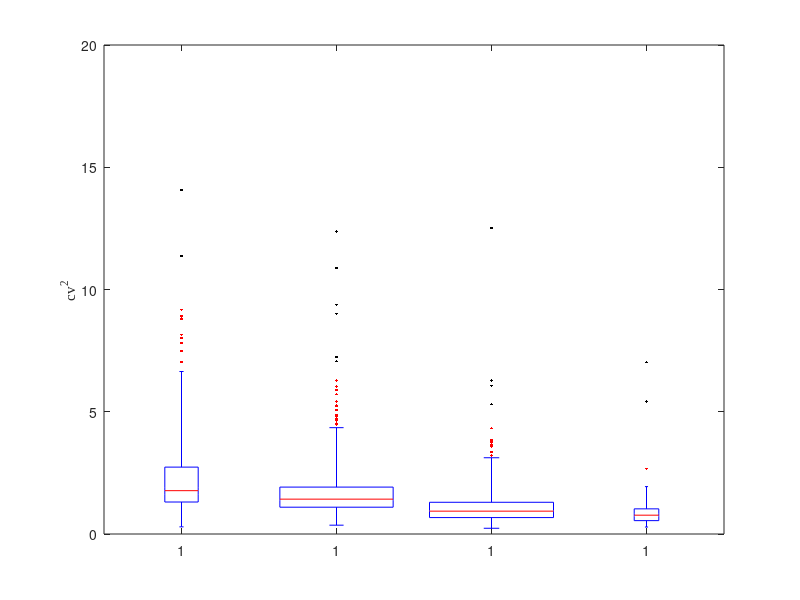

Source code (MATLAB): (Note: this script raises an error after producing the figure.)
%subplot(2,2,1)

% scatplot(all_q,log10(all_tau_off),'circles')
% result = load('all_result_mESC');
result = load('all_result');
a = result.all_q;
b = result.all_tau_off;
c = result.all_tau_on;
d = result.all_bs;
o = log10(d);
e = result.all_bf;
p = log10(e);
m = result.memory_index;
n = result.all_koff;
% 
% MEF_feature_result = load('mESC_feature_result');
MEF_feature_result = load('MEF_feature_result');
f = MEF_feature_result.data_mean;
g = MEF_feature_result.data_var;
h = MEF_feature_result.data_cv2;
i = MEF_feature_result.data_fano;
j = MEF_feature_result.data_sk;
k = MEF_feature_result.data_kt;
l = MEF_feature_result.data_bc;

% figure
% scatplot(m,i,'circles')
% xlabel('memory index')
% ylabel('mean ')

f1 = figure;
[Y1,I1] = sort(o);
[Y2,I2] = sort(p);
x1 = [];
x2 = [];
x3 = [];
x4 = [];
x5 = [];

y1 = [];
y2 = [];
y3 = [];
y4 = [];

for s = I1
    if o(s) <= 0.5
        x1(end + 1) = h(s);
    end
end

for s = I1
    if o(s) <= 1 && o(s) > 0.5
        x2(end + 1) = h(s);
    end
end

for s = I1
    if o(s) <= 1.5 && o(s) > 1
        x3(end + 1) = h(s);
    end
end

for s = I1
    if o(s) <= 2 && o(s) > 1.5
        x4(end + 1) = h(s);
    end
end

for s = I1
    if o(s) > 2
        x5(end + 1) = h(s);
    end
end


for t = I2
    if p(t) <= -1 
        y1(end + 1) = h(t);
    end
end

for t = I2
    if p(t) <= -0.5 && p(t) > -1
        y2(end + 1) = h(t);
    end
end

for t = I2
    if p(t) <= 0 && p(t) > -0.5
        y3(end + 1) = h(t);
    end
end

for t = I2
    if p(t) > 0
        y4(end + 1) = h(t);
    end
end
% 
% f1 = figure;%log10bs---cv2
% cv2 = [x1,x2,x3,x4,x5];
% mean_cv2 = [mean(x1),mean(x2),mean(x3),mean(x4),mean(x5)];
% cv2_tmp = [ones(size(x1)),2*ones(size(x2)),3*ones(size(x3)),4*ones(size(x4)),5*ones(size(x5))];
% h = boxplot(cv2,cv2_tmp,'Symbol','.','Color','k','Whisker',3); %whisker可以决定异常值显示的多少
% ylabel("cv^2","Fontname","Times New Roman");
% 
% % mycolor = ['#00837E','#4DBBD4','#00837E','#4DBBD4','#00837E'];
% % mycolor = [255,240,245;123,104,238;152,251,152;211,160,152;255,222,173] ./255;
% set(h,'LineWidth',1.5)
% mycolor = [251,202,197;185,230,249;251,202,197;185,230,249;251,202,197] ./255;%RGB颜色表
% boxobj = findobj(gca,'Tag','Box');
% % outliersobj = findobj(gca,'Tag','Outliers');
% % lineobj = findobj('gca','Tag','Median');
% 
% for i = 1:5
%     patch(get(boxobj(i),'XData'),get(boxobj(i),'YData'),mycolor(i,:),'FaceAlpha',0.5,'LineWidth',1.1);
% end
% hold on;
% set(gca,'FontSize',12,'Fontname', 'Times News Roman');
% 
% hold on;
% plot(mean_cv2(1),'bo','Marker','o','Color','k','LineWidth',1.5)
% hold on;
% plot(2*ones(size(x2)),mean_cv2(2),'bo','Marker','o','Color','k','LineWidth',1.5)
% hold on;
% plot(3*ones(size(x3)),mean_cv2(3),'bo','Marker','o','Color','k','LineWidth',1.5)
% hold on;
% plot(4*ones(size(x4)),mean_cv2(4),'bo','Marker','o','Color','k','LineWidth',1.5)
% hold on;
% plot(5*ones(size(x5)),mean_cv2(5),'bo','Marker','o','Color','k','LineWidth',1.5)
% hold on;
% 
% 
f2 = figure;%log10bf--cv2
cv2 = [y1,y2,y3,y4];
mean_cv2 = [mean(y1),mean(y2),mean(y3),mean(y4)];
cv2_tmp = [ones(size(y1)),2*ones(size(y2)),3*ones(size(y3)),4*ones(size(y4))];
h = boxplot(cv2,cv2_tmp,'Symbol','.','Color','k','Whisker',3); %whisker可以决定异常值显示的多少
ylabel("cv^2","Fontname","Times New Roman");

% mycolor = ['#00837E','#4DBBD4','#00837E','#4DBBD4','#00837E'];
% mycolor = [255,240,245;123,104,238;152,251,152;211,160,152;255,222,173] ./255;
set(h,'LineWidth',1.5)
mycolor = [251,202,197;185,230,249;251,202,197;185,230,249] ./255;%RGB颜色表
boxobj = findobj(gca,'Tag','Box');
% outliersobj = findobj(gca,'Tag','Outliers');
% lineobj = findobj('gca','Tag','Median');

for i = 1:4
    patch(get(boxobj(i),'XData'),get(boxobj(i),'YData'),mycolor(i,:),'FaceAlpha',0.5,'LineWidth',1.1);
end
hold on;
set(gca,'FontSize',12,'Fontname', 'Times News Roman');

hold on;
plot(mean_cv2(1),'bo','Marker','o','Color','k','LineWidth',1.5)
hold on;
plot(2*ones(size(y2)),mean_cv2(2),'bo','Marker','o','Color','k','LineWidth',1.5)
hold on;
plot(3*ones(size(y3)),mean_cv2(3),'bo','Marker','o','Color','k','LineWidth',1.5)
hold on;
plot(4*ones(size(y4)),mean_cv2(4),'bo','Marker','o','Color','k','LineWidth',1.5)
hold on;
set(gca,'linewidth',1.5)
set(gca,'FontWeight','bold')
set(gca,'FontSize',10);

% 
% % f1 = figure;
% % 
% % [Y1,I1] = sort(o);
% % [Y2,I2] = sort(p);
% % x1 = [];
% % x2 = [];
% % x3 = [];
% % x4 = [];
% % x5 = [];
% % 
% % y1 = [];
% % y2 = [];
% % y3 = [];
% % y4 = [];
% % 
% % for s = I1
% %     if o(s) <= 0.5
% %         x1(end + 1) = l(s);
% %     end
% % end
% % 
% % for s = I1
% %     if o(s) <= 1 && o(s) > 0.5
% %         x2(end + 1) = l(s);
% %     end
% % end
% % 
% % for s = I1
% %     if o(s) <= 1.5 && o(s) > 1
% %         x3(end + 1) = l(s);
% %     end
% % end
% % 
% % for s = I1
% %     if o(s) <= 2 && o(s) > 1.5
% %         x4(end + 1) = l(s);
% %     end
% % end
% % 
% % for s = I1
% %     if o(s) > 2
% %         x5(end + 1) = l(s);
% %     end
% % end
% % 
% % 
% % for t = I2
% %     if p(t) <= -1 
% %         y1(end + 1) = l(t);
% %     end
% % end
% % 
% % for t = I2
% %     if p(t) <= -0.5 && p(t) > -1
% %         y2(end + 1) = l(t);
% %     end
% % end
% % 
% % for t = I2
% %     if p(t) <= 0 && p(t) > -0.5
% %         y3(end + 1) = l(t);
% %     end
% % end
% % 
% % for t = I2
% %     if p(t) > 0
% %         y4(end + 1) = l(t);
% %     end
% % end
% % 
% % f1 = figure;%log10bs---bc
% % bc = [x1,x2,x3,x4,x5];
% % mean_bc = [mean(x1),mean(x2),mean(x3),mean(x4),mean(x5)];
% % bc_tmp = [ones(size(x1)),2*ones(size(x2)),3*ones(size(x3)),4*ones(size(x4)),5*ones(size(x5))];
% % h = boxplot(bc,bc_tmp,'Symbol','.','Color','k','Whisker',3); %whisker可以决定异常值显示的多少
% % ylabel("Bimodality coefficient","Fontname","Times New Roman");
% % % xlabel("The Range of bs","Fontname","Times New Roman");
% % 
% % % mycolor = ['#00837E','#4DBBD4','#00837E','#4DBBD4','#00837E'];
% % % mycolor = [255,240,245;123,104,238;152,251,152;211,160,152;255,222,173] ./255;
% % set(h,'LineWidth',1.5)
% % mycolor = [251,202,197;185,230,249;251,202,197;185,230,249;251,202,197] ./255;%RGB颜色表
% % boxobj = findobj(gca,'Tag','Box');
% % % outliersobj = findobj(gca,'Tag','Outliers');
% % % lineobj = findobj('gca','Tag','Median');
% % 
% % for i = 1:5
% %     patch(get(boxobj(i),'XData'),get(boxobj(i),'YData'),mycolor(i,:),'FaceAlpha',0.5,'LineWidth',1.1);
% % end
% % hold on;
% % set(gca,'FontSize',12,'Fontname', 'Times News Roman');
% % 
% % hold on;
% % plot(mean_bc(1),'bo','Marker','o','Color','k','LineWidth',1.5)
% % hold on;
% % plot(2*ones(size(x2)),mean_bc(2),'bo','Marker','o','Color','k','LineWidth',1.5)
% % hold on;
% % plot(3*ones(size(x3)),mean_bc(3),'bo','Marker','o','Color','k','LineWidth',1.5)
% % hold on;
% % plot(4*ones(size(x4)),mean_bc(4),'bo','Marker','o','Color','k','LineWidth',1.5)
% % hold on;
% % plot(5*ones(size(x5)),mean_bc(5),'bo','Marker','o','Color','k','LineWidth',1.5)
% % hold on;
% % set(gca,'linewidth',1.5)
% % set(gca,'FontWeight','bold')
% % set(gca,'FontSize',10);
% % 
% f2 = figure;%log10bf--bc
% bc = [y1,y2,y3,y4];
% mean_bc = [mean(y1),mean(y2),mean(y3),mean(y4)];
% bc_tmp = [ones(size(y1)),2*ones(size(y2)),3*ones(size(y3)),4*ones(size(y4))];
% h = boxplot(bc,bc_tmp,'Symbol','.','Color','k','Whisker',3); %whisker可以决定异常值显示的多少
% ylabel("bc","Fontname","Times New Roman");
% 
% % mycolor = ['#00837E','#4DBBD4','#00837E','#4DBBD4','#00837E'];
% % mycolor = [255,240,245;123,104,238;152,251,152;211,160,152;255,222,173] ./255;
% set(h,'LineWidth',1.5)
% mycolor = [251,202,197;185,230,249;251,202,197;185,230,249] ./255;%RGB颜色表
% boxobj = findobj(gca,'Tag','Box');
% % outliersobj = findobj(gca,'Tag','Outliers');
% % lineobj = findobj('gca','Tag','Median');
% 
% for i = 1:4
%     patch(get(boxobj(i),'XData'),get(boxobj(i),'YData'),mycolor(i,:),'FaceAlpha',0.5,'LineWidth',1.1);
% end
% hold on;
% set(gca,'FontSize',12,'Fontname', 'Times News Roman');
% 
% hold on;
% plot(mean_bc(1),'bo','Marker','o','Color','k','LineWidth',1.5)
% hold on;
% plot(2*ones(size(y2)),mean_bc(2),'bo','Marker','o','Color','k','LineWidth',1.5)
% hold on;
% plot(3*ones(size(y3)),mean_bc(3),'bo','Marker','o','Color','k','LineWidth',1.5)
% hold on;
% plot(4*ones(size(y4)),mean_bc(4),'bo','Marker','o','Color','k','LineWidth',1.5)
% hold on;



% scatplot(m,l,'circles')
% xlabel('memory index')
% ylabel('bimodality coefficient ')
% % scatter(m,l,30,log10(f),'filled')
% % xlabel('memory index')
% % ylabel('bimodality coefficient ')
% % h = colorbar;
% % set(get(h,'label'),'string','log10(mean)')

% scatplot(n,l,'circles')
% xlabel('koff memory index')
% ylabel('bimodality coefficient ')


% % % % % scatplot(a,log10(b),'circles')
% % % % % xlabel('q')
% % % % % ylabel('log(<\tau_{off}>)')
% % % % 
% % % % 
% % % % % subplot(2,2,2)
% % % % % scatplot(a,log10(c),'circles')
% % % % % xlabel('q')
% % % % % ylabel('log(<\tau_{on}>)')
% % % % 
% % % % % subplot(2,2,3)
% % % % % scatplot(a,log10(d),'circles')
% % % % % xlabel('q')
% % % % % ylabel('log(bs)')
% % % % 
% % % % % subplot(2,2,4)
% % % % % scatplot(a,log10(e),'circles')
% % % % % xlabel('q')
% % % % % ylabel('log(bf)')
% 
% f2 = figure;
% % subplot(1,2,2)
% % % scatplot(log10(b),log10(c),'circles')
% % % xlabel('log(<\tau_{off}>)')
% % % ylabel('log(<\tau_{on}>)')
% % % subplot(1,2,1)
% % scatter(log10(b),log10(c),30,log10(f),'filled')
% % box on
% % xlabel('log(<\tau_{off}>)')
% % ylabel('log(<\tau_{on}>)')
% % h = colorbar;
% % set(gca,'linewidth',1.5)
% % set(gca,'FontWeight','bold')
% % set(gca,'FontSize',10);

% % 
% % subplot(1,2,1)
% % % scatplot(log10(e),log10(d),'circles')
% % % xlabel('log(bf)')
% % % ylabel('log(bs)')
% % scatter(log10(e),log10(d),30,log10(f),'filled')
% % box on
% % xlabel('log(bf)')
% % ylabel('log(bs)')
% % h = colorbar;
% % set(get(h,'label'),'string','log10(mean)')
% % set(gca,'linewidth',1.5)
% % set(gca,'FontWeight','bold')
% % set(gca,'FontSize',10);
% 
% f3 = figure;
% subplot(2,2,1)
% scatplot(log10(d),h,'circles')
% xlabel('log(bs)')
% ylabel('cv^2')
% 
% subplot(2,2,2)
% scatplot(log10(d),l,'circles')
% xlabel('log(bs)')
% ylabel('bc')
% 
% subplot(2,2,3)
% scatplot(log10(e),h,'circles')
% xlabel('log(bf)')
% ylabel('cv^2')
% 
% subplot(2,2,4)
% scatplot(log10(e),l,'circles')
% xlabel('log(bf)')
% ylabel('bc')